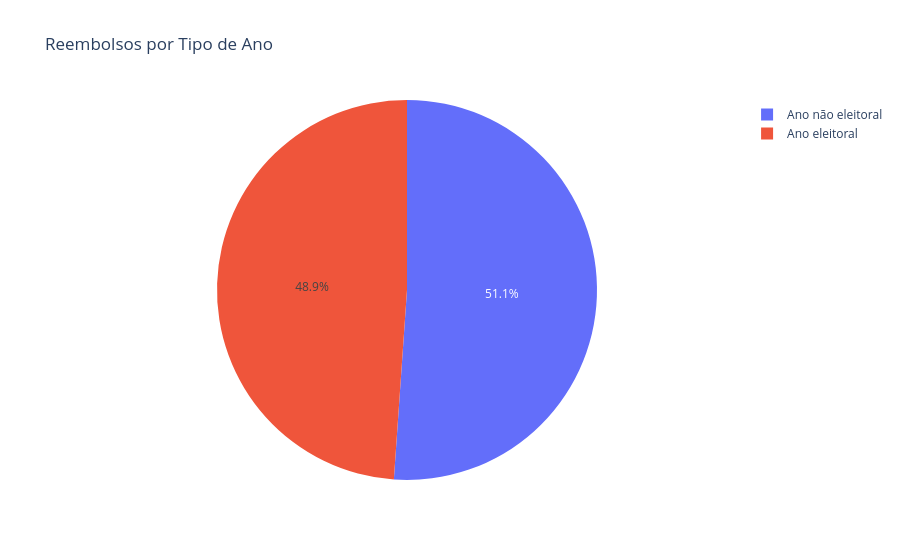

Notebook code cell kept with this figure:
### Markdown cell above
Ao separar anos eleitorais e não eleitorais, a diferença não é tão grande: os anos sem eleições registram gastos ligeiramente maiores. Isso sugere que crises específicas podem ter impacto maior do que o ano eleitoral no comportamento das despesas.

### Code cell
proportion = go.Pie(
    labels=['Ano eleitoral', 'Ano não eleitoral'],
    values=[ano_eleitoral, ano_nao_eleitoral],
    hovertemplate='<b>Ano:</b> %{label}<br>' +
                  '<b>Valor reembolsado:</b> R$ %{value:,.2f}<br>' +
                  '<b>Proporção:</b> %{percent}<extra></extra>')


fig = go.Figure(proportion)
fig.update_layout(title='Reembolsos por Tipo de Ano')
fig.show()

### Figure 1 — Plotly figure (JSON) as saved in the notebook; plotly's stock layout.template omitted (floating-point values rounded to 4 significant figures)
{"data": [{"hovertemplate": "<b>Ano:</b> %{label}<br><b>Valor reembolsado:</b> R$ %{value:,.2f}<br><b>Proporção:</b> %{percent}<extra></extra>", "labels": ["Ano eleitoral", "Ano não eleitoral"], "type": "pie", "values": [121164293, 126625555]}], "layout": {"title": {"text": "Reembolsos por Tipo de Ano"}}}
